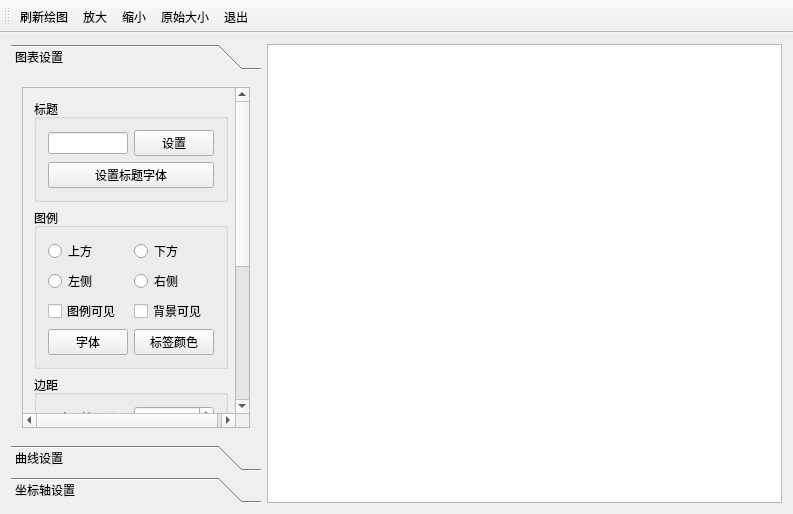
<?xml version="1.0" encoding="UTF-8"?>
<ui version="4.0">
 <class>MainWindow</class>
 <widget class="QMainWindow" name="MainWindow">
  <property name="geometry">
   <rect>
    <x>0</x>
    <y>0</y>
    <width>793</width>
    <height>514</height>
   </rect>
  </property>
  <property name="windowTitle">
   <string>MainWindow</string>
  </property>
  <widget class="QWidget" name="centralWidget">
   <layout class="QHBoxLayout" name="horizontalLayout" stretch="0,0">
    <item>
     <widget class="QToolBox" name="toolBox">
      <property name="maximumSize">
       <size>
        <width>250</width>
        <height>16777215</height>
       </size>
      </property>
      <property name="currentIndex">
       <number>0</number>
      </property>
      <widget class="QWidget" name="page0">
       <property name="geometry">
        <rect>
         <x>0</x>
         <y>0</y>
         <width>250</width>
         <height>372</height>
        </rect>
       </property>
       <attribute name="icon">
        <iconset resource="res.qrc">
         <normaloff>:/images/images/3.ico</normaloff>:/images/images/3.ico</iconset>
       </attribute>
       <attribute name="label">
        <string>图表设置</string>
       </attribute>
       <layout class="QVBoxLayout" name="verticalLayout_2">
        <item>
         <widget class="QScrollArea" name="scrollArea">
          <property name="sizePolicy">
           <sizepolicy hsizetype="Expanding" vsizetype="Expanding">
            <horstretch>0</horstretch>
            <verstretch>0</verstretch>
           </sizepolicy>
          </property>
          <property name="widgetResizable">
           <bool>true</bool>
          </property>
          <property name="alignment">
           <set>Qt::AlignLeading|Qt::AlignLeft|Qt::AlignVCenter</set>
          </property>
          <widget class="QWidget" name="scrollAreaWidgetContents">
           <property name="geometry">
            <rect>
             <x>0</x>
             <y>0</y>
             <width>213</width>
             <height>478</height>
            </rect>
           </property>
           <layout class="QVBoxLayout" name="verticalLayout">
            <item>
             <widget class="QGroupBox" name="groupBox">
              <property name="title">
               <string>标题</string>
              </property>
              <layout class="QGridLayout" name="gridLayout_2">
               <item row="0" column="0">
                <widget class="QLineEdit" name="editTitle"/>
               </item>
               <item row="0" column="1">
                <widget class="QPushButton" name="btnSetTitle">
                 <property name="text">
                  <string>设置</string>
                 </property>
                </widget>
               </item>
               <item row="1" column="0" colspan="2">
                <widget class="QPushButton" name="btnSetTilteFont">
                 <property name="text">
                  <string>设置标题字体</string>
                 </property>
                </widget>
               </item>
              </layout>
             </widget>
            </item>
            <item>
             <widget class="QGroupBox" name="groupBox_2">
              <property name="title">
               <string>图例</string>
              </property>
              <layout class="QGridLayout" name="gridLayout">
               <item row="0" column="0">
                <widget class="QRadioButton" name="radioButton">
                 <property name="text">
                  <string>上方</string>
                 </property>
                </widget>
               </item>
               <item row="0" column="1">
                <widget class="QRadioButton" name="radioButton_2">
                 <property name="text">
                  <string>下方</string>
                 </property>
                </widget>
               </item>
               <item row="1" column="0">
                <widget class="QRadioButton" name="radioButton_3">
                 <property name="text">
                  <string>左侧</string>
                 </property>
                </widget>
               </item>
               <item row="1" column="1">
                <widget class="QRadioButton" name="radioButton_4">
                 <property name="text">
                  <string>右侧</string>
                 </property>
                </widget>
               </item>
               <item row="2" column="0">
                <widget class="QCheckBox" name="checkBox">
                 <property name="text">
                  <string>图例可见</string>
                 </property>
                </widget>
               </item>
               <item row="2" column="1">
                <widget class="QCheckBox" name="checkBox_2">
                 <property name="text">
                  <string>背景可见</string>
                 </property>
                </widget>
               </item>
               <item row="3" column="0">
                <widget class="QPushButton" name="pushButton_3">
                 <property name="text">
                  <string>字体</string>
                 </property>
                </widget>
               </item>
               <item row="3" column="1">
                <widget class="QPushButton" name="pushButton_4">
                 <property name="text">
                  <string>标签颜色</string>
                 </property>
                </widget>
               </item>
              </layout>
             </widget>
            </item>
            <item>
             <widget class="QGroupBox" name="groupBox_3">
              <property name="title">
               <string>边距</string>
              </property>
              <layout class="QGridLayout" name="gridLayout_3">
               <item row="2" column="0">
                <widget class="QLabel" name="label_3">
                 <property name="text">
                  <string>上   边   距</string>
                 </property>
                 <property name="alignment">
                  <set>Qt::AlignCenter</set>
                 </property>
                </widget>
               </item>
               <item row="2" column="1">
                <widget class="QSpinBox" name="spinMarginTop"/>
               </item>
               <item row="3" column="1">
                <widget class="QSpinBox" name="spinMarginBottom"/>
               </item>
               <item row="0" column="1">
                <widget class="QSpinBox" name="spinMarginLeft"/>
               </item>
               <item row="1" column="0">
                <widget class="QLabel" name="label_2">
                 <property name="text">
                  <string>右   边   距</string>
                 </property>
                 <property name="alignment">
                  <set>Qt::AlignCenter</set>
                 </property>
                </widget>
               </item>
               <item row="0" column="0">
                <widget class="QLabel" name="label">
                 <property name="text">
                  <string>左   边   距</string>
                 </property>
                 <property name="alignment">
                  <set>Qt::AlignCenter</set>
                 </property>
                </widget>
               </item>
               <item row="1" column="1">
                <widget class="QSpinBox" name="spinMarginRight"/>
               </item>
               <item row="3" column="0">
                <widget class="QLabel" name="label_4">
                 <property name="text">
                  <string>下   边   距</string>
                 </property>
                 <property name="alignment">
                  <set>Qt::AlignCenter</set>
                 </property>
                </widget>
               </item>
               <item row="4" column="0" colspan="2">
                <widget class="QPushButton" name="pushButton_5">
                 <property name="text">
                  <string>设置边距</string>
                 </property>
                </widget>
               </item>
              </layout>
             </widget>
            </item>
            <item>
             <widget class="QGroupBox" name="groupBox_4">
              <property name="title">
               <string>动画效果</string>
              </property>
              <layout class="QGridLayout" name="gridLayout_4">
               <item row="0" column="0">
                <widget class="QLabel" name="label_5">
                 <property name="text">
                  <string>动 画 效 果</string>
                 </property>
                </widget>
               </item>
               <item row="0" column="1">
                <widget class="QComboBox" name="comboBox"/>
               </item>
               <item row="1" column="0">
                <widget class="QLabel" name="label_6">
                 <property name="text">
                  <string>主       题</string>
                 </property>
                </widget>
               </item>
               <item row="1" column="1">
                <widget class="QComboBox" name="comboBox_2"/>
               </item>
              </layout>
             </widget>
            </item>
           </layout>
          </widget>
         </widget>
        </item>
       </layout>
      </widget>
      <widget class="QWidget" name="page1">
       <property name="geometry">
        <rect>
         <x>0</x>
         <y>0</y>
         <width>250</width>
         <height>372</height>
        </rect>
       </property>
       <attribute name="icon">
        <iconset resource="res.qrc">
         <normaloff>:/images/images/dis3.ico</normaloff>:/images/images/dis3.ico</iconset>
       </attribute>
       <attribute name="label">
        <string>曲线设置</string>
       </attribute>
      </widget>
      <widget class="QWidget" name="page2">
       <attribute name="icon">
        <iconset resource="res.qrc">
         <normaloff>:/images/images/39.ico</normaloff>:/images/images/39.ico</iconset>
       </attribute>
       <attribute name="label">
        <string>坐标轴设置</string>
       </attribute>
      </widget>
     </widget>
    </item>
    <item>
     <widget class="QChartView" name="chartView"/>
    </item>
   </layout>
  </widget>
  <widget class="QToolBar" name="mainToolBar">
   <property name="toolButtonStyle">
    <enum>Qt::ToolButtonTextBesideIcon</enum>
   </property>
   <attribute name="toolBarArea">
    <enum>TopToolBarArea</enum>
   </attribute>
   <attribute name="toolBarBreak">
    <bool>false</bool>
   </attribute>
   <addaction name="action"/>
   <addaction name="action_2"/>
   <addaction name="action_3"/>
   <addaction name="action_4"/>
   <addaction name="actExit"/>
  </widget>
  <action name="action">
   <property name="icon">
    <iconset resource="res.qrc">
     <normaloff>:/images/images/828.bmp</normaloff>:/images/images/828.bmp</iconset>
   </property>
   <property name="text">
    <string>刷新绘图</string>
   </property>
   <property name="toolTip">
    <string>刷新绘图</string>
   </property>
  </action>
  <action name="action_2">
   <property name="icon">
    <iconset resource="res.qrc">
     <normaloff>:/images/images/418.bmp</normaloff>:/images/images/418.bmp</iconset>
   </property>
   <property name="text">
    <string>放大</string>
   </property>
   <property name="toolTip">
    <string>放大</string>
   </property>
  </action>
  <action name="action_3">
   <property name="icon">
    <iconset resource="res.qrc">
     <normaloff>:/images/images/416.bmp</normaloff>:/images/images/416.bmp</iconset>
   </property>
   <property name="text">
    <string>缩小</string>
   </property>
   <property name="toolTip">
    <string>缩小</string>
   </property>
  </action>
  <action name="action_4">
   <property name="icon">
    <iconset resource="res.qrc">
     <normaloff>:/images/images/414.bmp</normaloff>:/images/images/414.bmp</iconset>
   </property>
   <property name="text">
    <string>原始大小</string>
   </property>
   <property name="toolTip">
    <string>原始大小</string>
   </property>
  </action>
  <action name="actExit">
   <property name="icon">
    <iconset resource="res.qrc">
     <normaloff>:/images/images/132.bmp</normaloff>:/images/images/132.bmp</iconset>
   </property>
   <property name="text">
    <string>退出</string>
   </property>
   <property name="toolTip">
    <string>退出</string>
   </property>
  </action>
 </widget>
 <layoutdefault spacing="6" margin="11"/>
 <customwidgets>
  <customwidget>
   <class>QChartView</class>
   <extends>QGraphicsView</extends>
   <header>qchartview.h</header>
  </customwidget>
 </customwidgets>
 <resources>
  <include location="res.qrc"/>
 </resources>
 <connections>
  <connection>
   <sender>actExit</sender>
   <signal>triggered()</signal>
   <receiver>MainWindow</receiver>
   <slot>close()</slot>
   <hints>
    <hint type="sourcelabel">
     <x>-1</x>
     <y>-1</y>
    </hint>
    <hint type="destinationlabel">
     <x>320</x>
     <y>223</y>
    </hint>
   </hints>
  </connection>
 </connections>
</ui>
